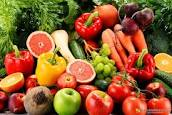
#> input picture miniprogram/biaoqing/pages/resources/pic.jpg, 172 x 115 px
$ python dongtu.py ../miniprogram/biaoqing/pages/resources/pic.jpg
#> lines starting #> are read from the running program, lines starting #| are printed output that depends on the picture
import sys
import imageio as gio
import cv2

st = "$@B%8&WM#*oahkbdpqwmZO0QLCJUYXzcvunxrjft/\|()1{}[]?-_+~<>i!lI;:,\"^`'. "

def test(f):
    pics = gio.mimread(f)
#> pics = 1 item
    A = []
    for i in pics:
        u, v, _ = i.shape
        c = i * 0 + 255
        gray = cv2.cvtColor(i, cv2.COLOR_BGR2GRAY)
        for j in range(0, u, 6):
            for k in range(0, v, 6):
                pix = gray[j, k]
                b, g, r, _ = i[j, k]
                zifu = st[int(((len(st) - 1) * pix) / 256)]
                cv2.putText(c, zifu, (k, j),
                            cv2.FONT_HERSHEY_COMPLEX, 0.3,
                            (int(b), int(g), int(r)), 1)
        A.append(c)

        gio.mimsave('out.gif', A, 'gif', duration=0.1)
#> this loop made 1 pass
#> (u, v) on pass 1: (115, 172)
#> pass 1, in test, `gray = cv2.cvtColor(i, cv2.COLOR_BGR2GRAY)`:
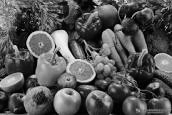
#> gray: shape (115, 172); min 0, max 248, mean 85.8
#> after the loop, A = []


if __name__ == "__main__":
    filename = sys.argv[1]
#> (the run stopped early here; a loop or call above may not have finished)
